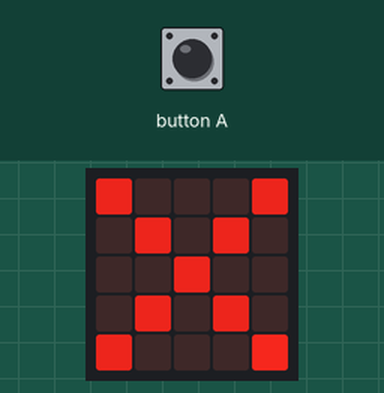
This program was run on a simulated BBC micro:bit running MicroPython. Shown: the board's 5×5 LED display. The inputs (shaded band) are chosen by the test bench. Dim RGB values are drawn brighter than linear.

Above: at 1.05 s.
1.4 s: button A pressed for 0.15 s
At 2.06 s:
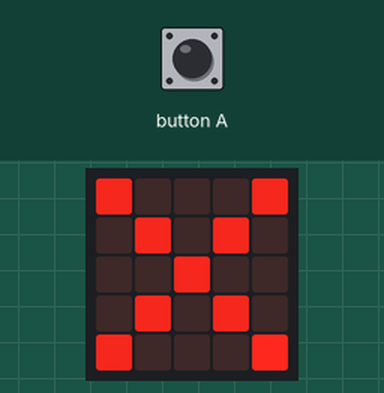
2.1 s: button A pressed for 1 s
6.7 s: button A pressed for 3.2 s
At 8.6 s:
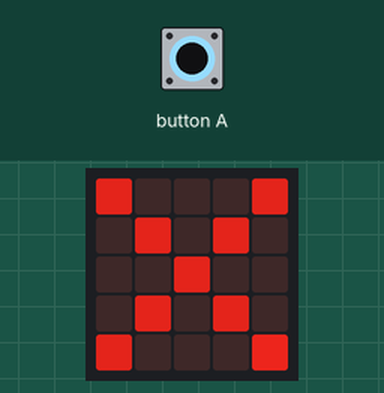
At 12.3 s:
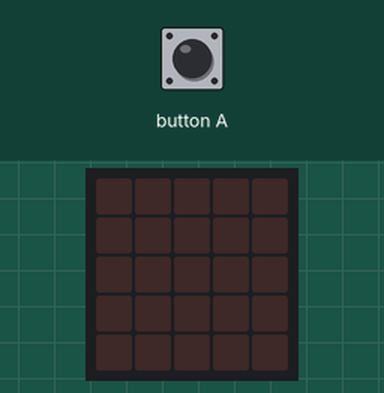

Measured:
- after the input at 6.7 s, the display: first changes after 0.44 s (image 2 shows a later state)

The program:

Zaniel.py
```python
from microbit import *

firework=Image("90009:09090:00900:09090:90009")
display.show(firework)
sleep(100)


def fade():
    for x in range(0,5):
        for y in range(0,5):
            #display.set_pixel(y,x,9)
            br = display.get_pixel(x, y)
            if br > 0:
                display.set_pixel(x, y, br-1)
            sleep(20)


while True:
    if button_a.was_pressed():
        display.show(firework)
    fade()
```
